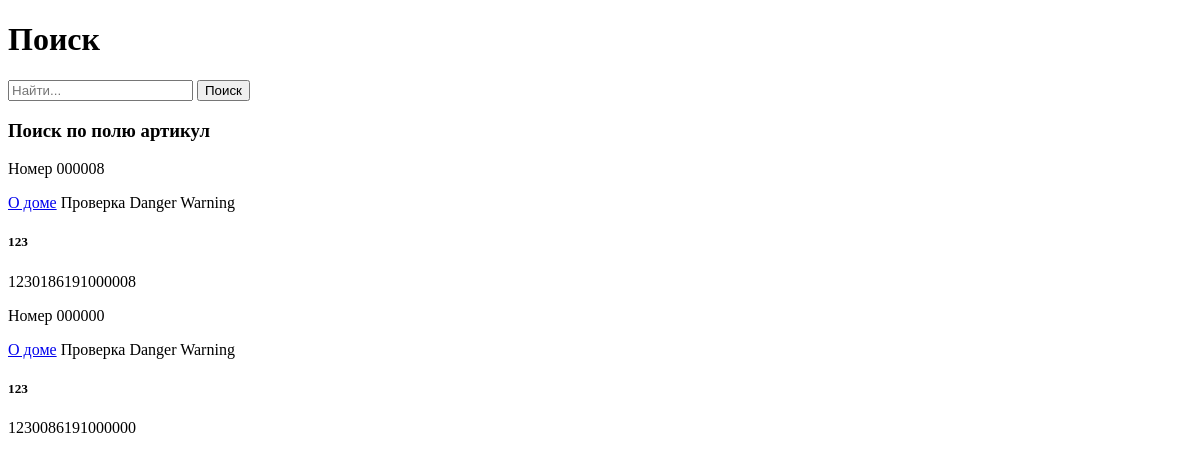
Before: /dom/search/ with the older database file.
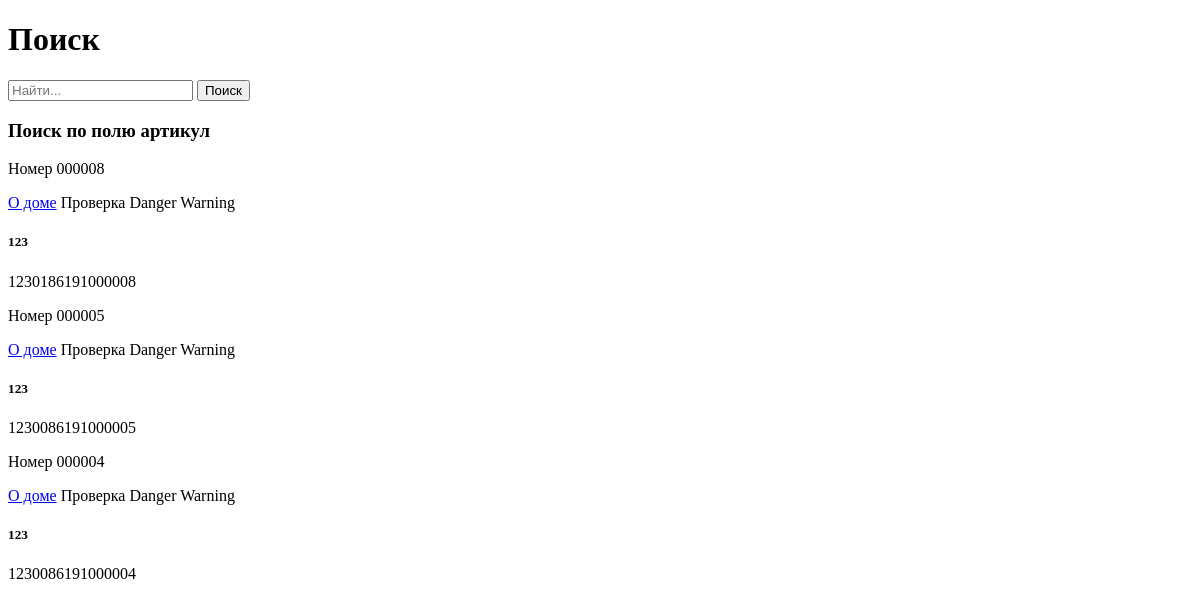
After: the same page with the newer database file.
### dom/models.py (models this page shows, shortened)
class Articul(models.Model):
    art = models.CharField('Артикул', max_length=16, unique=True, blank=True, null=True)
    region = models.CharField('Код региона', max_length=3, blank=True, null=True, help_text="Трехзначное "
                               "число - Краснодарский край 023 или 123 ")
    mesto = models.CharField('Местоположение', max_length=2, blank=True, null=True, help_text="Двухзначное число")
    kod_phone = models.CharField('Код телефона', max_length=5, blank=True, null=True, help_text="Пятизначное число")
    nomer = models.CharField('Порядковый номер', max_length=6, blank=True, null=True,
                             help_text="Шестизначное число", default='000000')
    slug = models.SlugField('Уникальная ссылка', max_length=19, unique=True, blank=True, null=True)
    objects = CategoriManager()
    class Meta:
        verbose_name = 'Артикул'
        verbose_name_plural = 'Артикулы'
        ordering = ('-art',)

### dom/views.py (the view)
# urls.py: path('search/', SearchResultsView.as_view(), name='search'),
class SearchResultsView(ListView):
    model = Articul
    template_name = 'dom/search_list.html'
    context_object_name = 'da'
    def get_queryset(self):
        query = self.request.GET.get('q')
        if query == None:
            query = '123'
        artikuli = Articul.objects.filter(region__istartswith=query)
        return artikuli

### dom/templates/dom/search_list.html (shortened to what this page needs)
<!DOCTYPE html>
<html lang="en">
<head>
</head>
<body>
<h1>Поиск</h1>
<form action="{% url 'search' %}" method="get" value="123">
  <input name="q" type="text" placeholder="Найти..." >
  <button class="btn btn-outline-success my-2 my-sm-0" type="submit">Поиск</button>
</form>
<h3>Поиск по полю артикул</h3>
{% for dom in object_list %}
<div class="w3-col m4 l3 w3-margin-left">
    <div class="w3-card-4 w3-section">
        <div class="w3-container w3">
            <p class="text-secondary">Номер {{ dom.nomer }}</p>
            <span class="badge badge-primary"><a href="/nedvijimost/{{dom.id}}">О доме</a></span>
            <span class="badge badge-success">Проверка</span>
            <span class="badge badge-danger">Danger</span>
            <span class="badge badge-warning">Warning</span>
            <h5 class="text-secondary">{{ dom.region }}</h5>
            <p class="text-secondary">{{ dom.art }}</p>
        </div>
    </div>
    {% endfor  %}
</div>
</body>
</html>

Changed rows visible on the page:
now on this page (row edited): Articul: nomer "000005", region "123", art "1230086191000005"
changed Articul (number 3 of 3 on the later page): nomer "000000" → "000004"; art "1230086191000000" → "1230086191000004"
